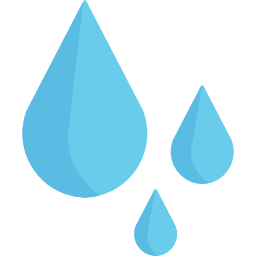
#> input picture bileter/ver-regn.png, 256 x 256 px
$ python eks5-blur.py
#> lines starting #> are read from the running program, lines starting #| are printed output that depends on the picture
from PIL import Image, ImageDraw, ImageFilter

# Her legg me tekst over eit bilete
# For meir informasjon: https://www.tutorialspoint.com/python_pillow/python_pillow_writing_text_on_image.htm
innlastabilde = Image.open('bileter/ver-regn.png')
#> innlastabilde is the input picture: PIL image 256x256 RGBA; mean R, G, B, A 202.8, 235.9, 247, 83.3
#innlastabilde.show()
tekstbilde = ImageDraw.Draw(innlastabilde)
tekstbilde.text((28,36), "Jo Bjornar Hausnes", fill=(255, 0, 0))
innlastabilde.save('bileter/temp.png')
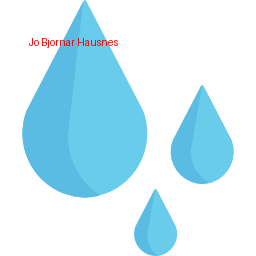
#> saved as temp.png: PIL image 256x256 RGBA; mean R, G, B, A 203, 234.9, 245.9, 83.7; transparent parts drawn white

# Her gjer me eit bilete uskarpt (blur). NB: Du kan velgje mellom ein rekke teknikkar og grader av blur.
# https://www.tutorialspoint.com/python_pillow/python_pillow_blur_an_image.htm
originaltBilete = Image.open('bileter/ver-regn.png')
originaltBilete.show()
# BoxBlur filter
boxImage = originaltBilete.filter(ImageFilter.BoxBlur(5))
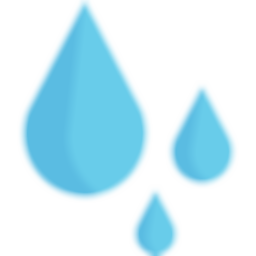
#> boxImage: PIL image 256x256 RGBA; mean R, G, B, A 202.8, 235.9, 247, 83.3; transparent parts drawn white
boxImage.show()

#Save Boxblur image
boxImage.save('bileter/boxblur.jpg')

# No, kombiner desse to teknikkane! Blur eit bilete og legg tekst over resultatet.

$ run again, with bileter/ver-sunny.png copied over bileter/ver-regn.png
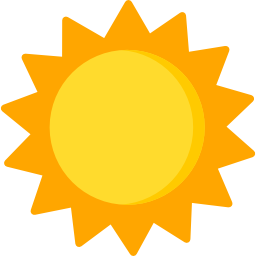
#> input picture bileter/ver-sunny.png, 256 x 256 px
#> innlastabilde is the input picture: PIL image 256x256 RGBA; mean R, G, B, A 255, 214.4, 108.1, 156.1
#> `innlastabilde.save('bileter/temp.png')`:
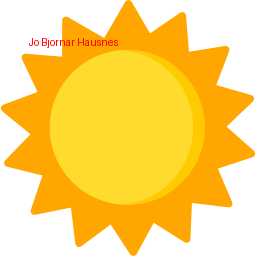
#> saved as temp.png: PIL image 256x256 RGBA; mean R, G, B, A 255, 213.6, 107.6, 156.4; transparent parts drawn white
#> `boxImage = originaltBilete.filter(ImageFilter.BoxBlur(5))`:
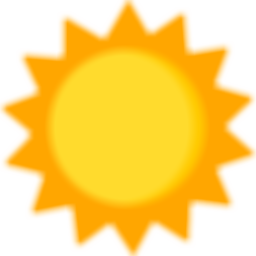
#> boxImage: PIL image 256x256 RGBA; mean R, G, B, A 255, 214.5, 108.2, 156.1; transparent parts drawn white
